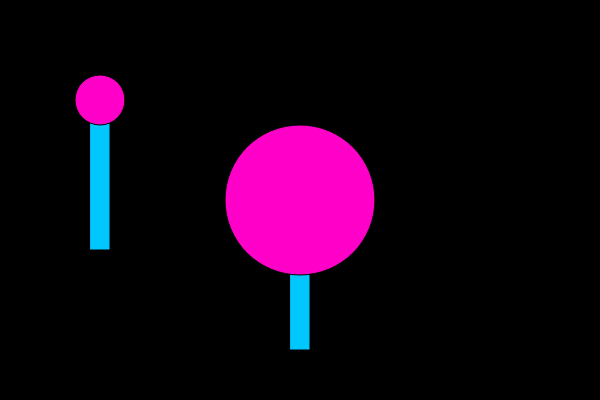
Frame 1 (no input)
Frame 60 (no input): identical to frame 1, image omitted
Frame 120 (the mouse pressed at the canvas centre since frame 60): identical to frame 1, image omitted

The p5.js sketch that drew this single still picture (run headless with seeded random() and noise() and a simulated clock; from frame 60 on, the mouse is pressed at the canvas centre):

// p5.js sketch
// ── sketch.js
function setup() {
  createCanvas(600, 400);
}

function draw() {
  background(0);
  
  lollipop(100, 100, 50);
  lollipop(300, 200, 150);
}

function lollipop(x, y, diameter){
  fill(0, 200, 255);
  rect(x-10, y, 20, 150);
  
  fill(255, 0, 200);
  ellipse(x, y, diameter, diameter);
}
